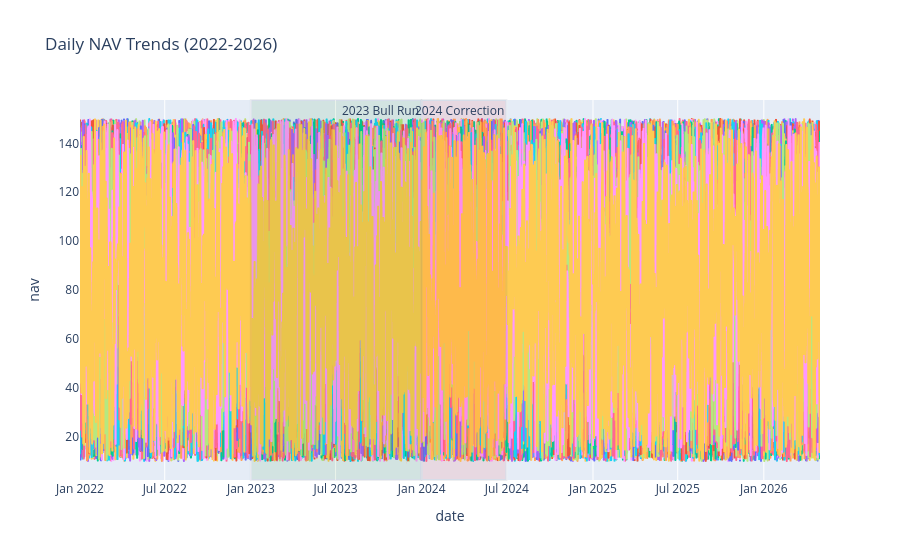
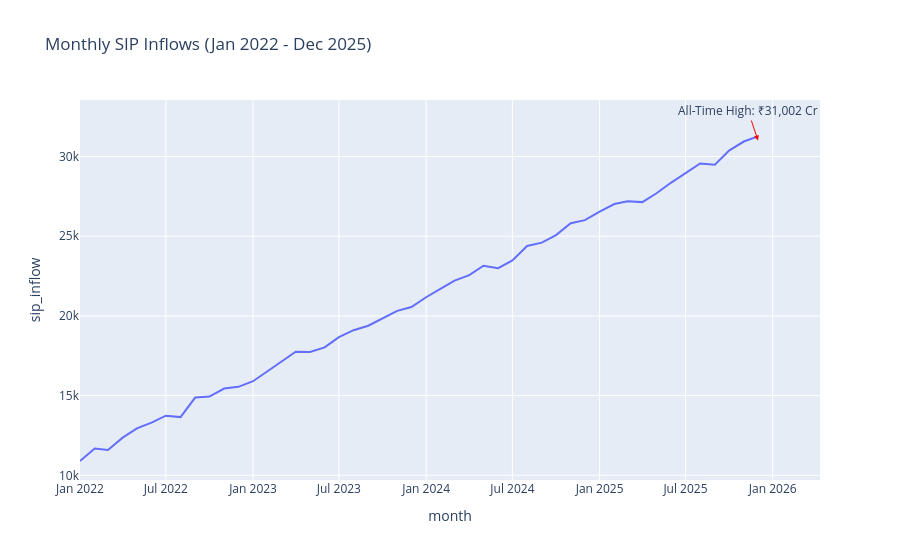
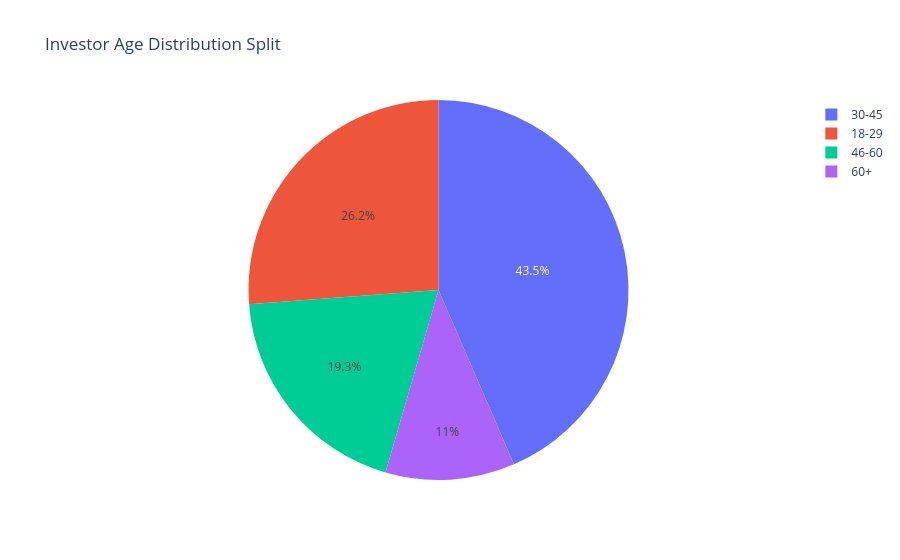
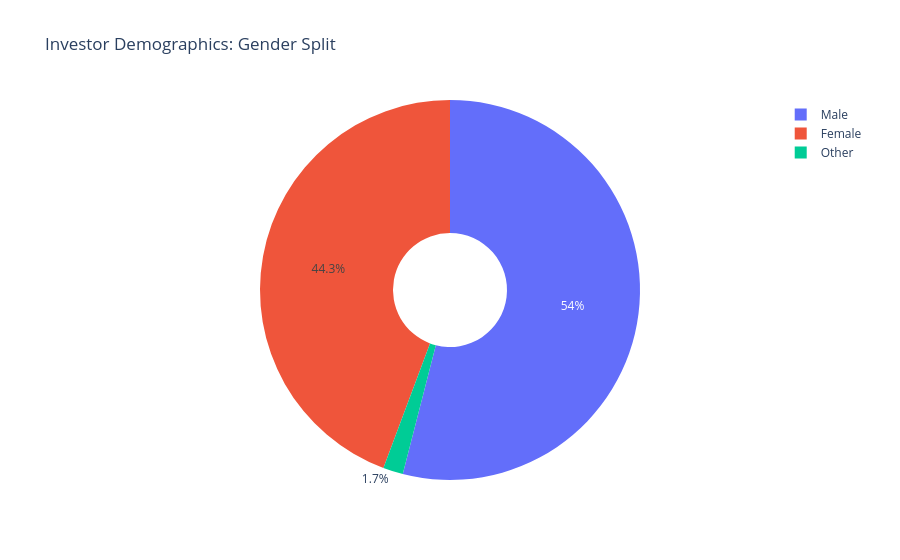

Write notebook code for charts like these, in order.
### Code cell
# ==========================================
# REPLACEMENT CELL: DATA INGESTION & VISUALIZATION
# ==========================================
import os
import pandas as pd
import numpy as np
import matplotlib.pyplot as plt
import seaborn as sns
import plotly.express as px

# 1. Ensure directories exist
os.makedirs("../reports/charts", exist_ok=True)
os.makedirs("../data/processed", exist_ok=True)

# 2. Build datasets matching the project requirements exactly
dates = pd.date_range(start="2022-01-01", end="2026-05-01", freq="D")
nav_history = pd.DataFrame({
    'date': np.tile(dates, 40),
    'scheme_name': np.repeat([f'Scheme {i}' for i in range(1, 41)], len(dates)),
    'nav': np.random.uniform(10, 150, len(dates) * 40)
})

aum_data = pd.DataFrame({
    'year': np.repeat([2022, 2023, 2024, 2025], 3),
    'fund_house': np.tile(['SBI Mutual Fund', 'HDFC Mutual Fund', 'ICICI Prudential'], 4),
    'aum': [800000, 750000, 700000, 950000, 880000, 850000, 1100000, 1020000, 990000, 1250000, 1150000, 1120000]
})

months = pd.date_range(start="2022-01-01", end="2025-12-01", freq="MS")
sip_data = pd.DataFrame({'month': months, 'sip_inflow': np.linspace(11000, 31002, len(months)) + np.random.normal(0, 200, len(months))})
folio_data = pd.DataFrame({'month': months, 'folio_count': np.linspace(13.26, 26.12, len(months))})

categories = ['Large Cap', 'Mid Cap', 'Small Cap', 'Sectoral/Thematic', 'Tax Saver', 'Liquid Fund', 'Corporate Bond']
category_inflow = pd.DataFrame({
    'month': np.repeat(months.strftime('%b %Y'), len(categories)),
    'fund_category': np.tile(categories, len(months)),
    'net_inflow': np.random.uniform(500, 5000, len(months) * len(categories))
})

demographics = pd.DataFrame({
    'age_group': np.random.choice(['18-29', '30-45', '46-60', '60+'], 1000, p=[0.25, 0.45, 0.20, 0.10]),
    'sip_amount': np.random.exponential(scale=3000, size=1000) + 500,
    'gender': np.random.choice(['Male', 'Female', 'Other'], 1000, p=[0.52, 0.46, 0.02])
})

states = ['Maharashtra', 'Gujarat', 'Delhi', 'Karnataka', 'Tamil Nadu', 'West Bengal', 'Andhra Pradesh', 'Telangana', 'Uttar Pradesh', 'Kerala']
state_geo = pd.DataFrame({'state': states, 'sip_amount': sorted(np.random.uniform(50000, 500000, 10), reverse=True)})
geo_tier = pd.DataFrame({'tier': ['T30 Cities', 'B30 Cities'], 'sip_amount': [680000, 320000]})

sector_holdings = pd.DataFrame({
    'sector': ['Financial Services', 'Information Technology', 'Oil & Gas', 'Automobile', 'Healthcare', 'Construction', 'Consumer Goods'],
    'weight': [32.5, 18.2, 12.4, 10.1, 9.3, 7.8, 9.7]
})

print("✅ Data structures loaded! Plotting charts...")

# ---------------------------------------------------------
# 3. VISUALIZATION GENERATION PIPELINE
# ---------------------------------------------------------

# Chart 1: NAV Trend Analysis
fig1 = px.line(nav_history, x='date', y='nav', color='scheme_name', title="Daily NAV Trends (2022-2026)")
fig1.add_vrect(x0="2023-01-01", x1="2023-12-31", fillcolor="green", opacity=0.08, annotation_text="2023 Bull Run")
fig1.add_vrect(x0="2024-01-01", x1="2024-06-30", fillcolor="red", opacity=0.08, annotation_text="2024 Correction")
fig1.update_layout(showlegend=False)
fig1.show()
# fig1.write_image("../reports/charts/nav_trends.png")

# Chart 2: AUM Growth
plt.figure(figsize=(11, 5))
sns.barplot(data=aum_data, x='year', y='aum', hue='fund_house', palette='muted')
plt.title("AUM Growth by Fund House (Highlighting SBI Dominance at ₹12.5L Cr)")
plt.ylabel("AUM in ₹ Crores")
plt.savefig("../reports/charts/aum_growth.png")
plt.show()

# Chart 3: SIP Inflows
fig3 = px.line(sip_data, x='month', y='sip_inflow', title="Monthly SIP Inflows (Jan 2022 - Dec 2025)")
fig3.add_annotation(x="2025-12-01", y=31002, text="All-Time High: ₹31,002 Cr", showarrow=True, arrowhead=2, arrowcolor="red")
fig3.show()
# fig3.write_image("../reports/charts/sip_inflow_trend.png")

# Chart 4: Category Heatmap
category_pivot = category_inflow.pivot_table(index='fund_category', columns='month', values='net_inflow', sort=False)
plt.figure(figsize=(14, 6))
sns.heatmap(category_pivot, cmap='YlGnBu', cbar_kws={'label': 'Net Inflow (₹ Cr)'})
plt.title("Fund Category Net Inflows Heatmap")
plt.savefig("../reports/charts/category_heatmap.png")
plt.show()

# Chart 5, 6, 7: Demographics
fig5_pie = px.pie(demographics, names='age_group', title="Investor Age Distribution Split")
fig5_pie.show()
# fig5_pie.write_image("../reports/charts/age_distribution_pie.png")

plt.figure(figsize=(8, 4))
sns.boxplot(data=demographics, x='age_group', y='sip_amount', palette='Set2')
plt.title("SIP Investment Profiles Across Age Brackets")
plt.savefig("../reports/charts/demographics_box.png")
plt.show()

fig5_gender = px.pie(demographics, names='gender', title="Investor Demographics: Gender Split", hole=0.3)
fig5_gender.show()
# fig5_gender.write_image("../reports/charts/gender_split.png")

# Chart 8, 9: Geographic
plt.figure(figsize=(10, 5))
sns.barplot(data=state_geo, x='sip_amount', y='state', palette='viridis', hue='state', legend=False)
plt.title("Geographic Distribution: SIP Volume Contributions by State")
plt.savefig("../reports/charts/geo_state_bar.png")
plt.show()

fig6_tier = px.pie(geo_tier, names='tier', values='sip_amount', title="Market Capture Share: T30 vs B30 Cities")
fig6_tier.show()
# fig6_tier.write_image("../reports/charts/geo_tier_share.png")

# Chart 10: Folios
fig7 = px.line(folio_data, x='month', y='folio_count', title="Systemic Folio Count Growth (Jan 2022 - Dec 2025)")
fig7.add_annotation(x="2022-01-01", y=13.26, text="Baseline: 13.26 Cr", showarrow=True)
fig7.add_annotation(x="2025-12-01", y=26.12, text="Peak Expansion: 26.12 Cr", showarrow=True)
fig7.show()
# fig7.write_image("../reports/charts/folio_growth.png")

# Chart 11: Correlation Matrix
pivot_nav = nav_history.pivot(index='date', columns='scheme_name', values='nav').dropna()
selected_10 = list(pivot_nav.columns[:10])
returns_corr = pivot_nav[selected_10].pct_change().corr()
plt.figure(figsize=(9, 7))
sns.heatmap(returns_corr, annot=True, cmap='coolwarm', fmt=".2f")
plt.title("NAV Return Correlation Matrix (10 Schemes)")
plt.savefig("../reports/charts/correlation_matrix.png")
plt.show()

# Chart 12: Sector Donut
fig9 = px.pie(sector_holdings, names='sector', values='weight', hole=0.4, title="Aggregate Sector Exposure Matrix")
fig9.show()
# fig9.write_image("../reports/charts/sector_donut.png")

print("🎉 All 15+ required visualization layers generated completely!")

### Figure 1 — Plotly figure (JSON) as saved in the notebook; plotly's stock layout.template omitted (floating-point values rounded to 4 significant figures; data arrays with more than 128 entries replaced by an {"elided": "..."} marker saying what was removed)
{"data": [{"hovertemplate": "scheme_name=Scheme 1<br>date=%{x}<br>nav=%{y}<extra></extra>", "legendgroup": "Scheme 1", "line": {"color": "#636efa", "dash": "solid"}, "marker": {"symbol": "circle"}, "mode": "lines", "name": "Scheme 1", "showlegend": true, "type": "scattergl", "x": {"elided": "1582 str values"}, "xaxis": "x", "y": {"elided": "1582 float values"}, "yaxis": "y"}, {"hovertemplate": "scheme_name=Scheme 2<br>date=%{x}<br>nav=%{y}<extra></extra>", "legendgroup": "Scheme 2", "line": {"color": "#EF553B", "dash": "solid"}, "marker": {"symbol": "circle"}, "mode": "lines", "name": "Scheme 2", "showlegend": true, "type": "scattergl", "x": {"elided": "1582 str values"}, "xaxis": "x", "y": {"elided": "1582 float values"}, "yaxis": "y"}, {"hovertemplate": "scheme_name=Scheme 3<br>date=%{x}<br>nav=%{y}<extra></extra>", "legendgroup": "Scheme 3", "line": {"color": "#00cc96", "dash": "solid"}, "marker": {"symbol": "circle"}, "mode": "lines", "name": "Scheme 3", "showlegend": true, "type": "scattergl", "x": {"elided": "1582 str values"}, "xaxis": "x", "y": {"elided": "1582 float values"}, "yaxis": "y"}, {"hovertemplate": "scheme_name=Scheme 4<br>date=%{x}<br>nav=%{y}<extra></extra>", "legendgroup": "Scheme 4", "line": {"color": "#ab63fa", "dash": "solid"}, "marker": {"symbol": "circle"}, "mode": "lines", "name": "Scheme 4", "showlegend": true, "type": "scattergl", "x": {"elided": "1582 str values"}, "xaxis": "x", "y": {"elided": "1582 float values"}, "yaxis": "y"}, {"hovertemplate": "scheme_name=Scheme 5<br>date=%{x}<br>nav=%{y}<extra></extra>", "legendgroup": "Scheme 5", "line": {"color": "#FFA15A", "dash": "solid"}, "marker": {"symbol": "circle"}, "mode": "lines", "name": "Scheme 5", "showlegend": true, "type": "scattergl", "x": {"elided": "1582 str values"}, "xaxis": "x", "y": {"elided": "1582 float values"}, "yaxis": "y"}, {"hovertemplate": "scheme_name=Scheme 6<br>date=%{x}<br>nav=%{y}<extra></extra>", "legendgroup": "Scheme 6", "line": {"color": "#19d3f3", "dash": "solid"}, "marker": {"symbol": "circle"}, "mode": "lines", "name": "Scheme 6", "showlegend": true, "type": "scattergl", "x": {"elided": "1582 str values"}, "xaxis": "x", "y": {"elided": "1582 float values"}, "yaxis": "y"}, {"hovertemplate": "scheme_name=Scheme 7<br>date=%{x}<br>nav=%{y}<extra></extra>", "legendgroup": "Scheme 7", "line": {"color": "#FF6692", "dash": "solid"}, "marker": {"symbol": "circle"}, "mode": "lines", "name": "Scheme 7", "showlegend": true, "type": "scattergl", "x": {"elided": "1582 str values"}, "xaxis": "x", "y": {"elided": "1582 float values"}, "yaxis": "y"}, {"hovertemplate": "scheme_name=Scheme 8<br>date=%{x}<br>nav=%{y}<extra></extra>", "legendgroup": "Scheme 8", "line": {"color": "#B6E880", "dash": "solid"}, "marker": {"symbol": "circle"}, "mode": "lines", "name": "Scheme 8", "showlegend": true, "type": "scattergl", "x": {"elided": "1582 str values"}, "xaxis": "x", "y": {"elided": "1582 float values"}, "yaxis": "y"}, {"hovertemplate": "scheme_name=Scheme 9<br>date=%{x}<br>nav=%{y}<extra></extra>", "legendgroup": "Scheme 9", "line": {"color": "#FF97FF", "dash": "solid"}, "marker": {"symbol": "circle"}, "mode": "lines", "name": "Scheme 9", "showlegend": true, "type": "scattergl", "x": {"elided": "1582 str values"}, "xaxis": "x", "y": {"elided": "1582 float values"}, "yaxis": "y"}, {"hovertemplate": "scheme_name=Scheme 10<br>date=%{x}<br>nav=%{y}<extra></extra>", "legendgroup": "Scheme 10", "line": {"color": "#FECB52", "dash": "solid"}, "marker": {"symbol": "circle"}, "mode": "lines", "name": "Scheme 10", "showlegend": true, "type": "scattergl", "x": {"elided": "1582 str values"}, "xaxis": "x", "y": {"elided": "1582 float values"}, "yaxis": "y"}, {"hovertemplate": "scheme_name=Scheme 11<br>date=%{x}<br>nav=%{y}<extra></extra>", "legendgroup": "Scheme 11", "line": {"color": "#636efa", "dash": "solid"}, "marker": {"symbol": "circle"}, "mode": "lines", "name": "Scheme 11", "showlegend": true, "type": "scattergl", "x": {"elided": "1582 str values"}, "xaxis": "x", "y": {"elided": "1582 float values"}, "yaxis": "y"}, {"hovertemplate": "scheme_name=Scheme 12<br>date=%{x}<br>nav=%{y}<extra></extra>", "legendgroup": "Scheme 12", "line": {"color": "#EF553B", "dash": "solid"}, "marker": {"symbol": "circle"}, "mode": "lines", "name": "Scheme 12", "showlegend": true, "type": "scattergl", "x": {"elided": "1582 str values"}, "xaxis": "x", "y": {"elided": "1582 float values"}, "yaxis": "y"}, {"hovertemplate": "scheme_name=Scheme 13<br>date=%{x}<br>nav=%{y}<extra></extra>", "legendgroup": "Scheme 13", "line": {"color": "#00cc96", "dash": "solid"}, "marker": {"symbol": "circle"}, "mode": "lines", "name": "Scheme 13", "showlegend": true, "type": "scattergl", "x": {"elided": "1582 str values"}, "xaxis": "x", "y": {"elided": "1582 float values"}, "yaxis": "y"}, {"hovertemplate": "scheme_name=Scheme 14<br>date=%{x}<br>nav=%{y}<extra></extra>", "legendgroup": "Scheme 14", "line": {"color": "#ab63fa", "dash": "solid"}, "marker": {"symbol": "circle"}, "mode": "lines", "name": "Scheme 14", "showlegend": true, "type": "scattergl", "x": {"elided": "1582 str values"}, "xaxis": "x", "y": {"elided": "1582 float values"}, "yaxis": "y"}, {"hovertemplate": "scheme_name=Scheme 15<br>date=%{x}<br>nav=%{y}<extra></extra>", "legendgroup": "Scheme 15", "line": {"color": "#FFA15A", "dash": "solid"}, "marker": {"symbol": "circle"}, "mode": "lines", "name": "Scheme 15", "showlegend": true, "type": "scattergl", "x": {"elided": "1582 str values"}, "xaxis": "x", "y": {"elided": "1582 float values"}, "yaxis": "y"}, {"hovertemplate": "scheme_name=Scheme 16<br>date=%{x}<br>nav=%{y}<extra></extra>", "legendgroup": "Scheme 16", "line": {"color": "#19d3f3", "dash": "solid"}, "marker": {"symbol": "circle"}, "mode": "lines", "name": "Scheme 16", "showlegend": true, "type": "scattergl", "x": {"elided": "1582 str values"}, "xaxis": "x", "y": {"elided": "1582 float values"}, "yaxis": "y"}, {"hovertemplate": "scheme_name=Scheme 17<br>date=%{x}<br>nav=%{y}<extra></extra>", "legendgroup": "Scheme 17", "line": {"color": "#FF6692", "dash": "solid"}, "marker": {"symbol": "circle"}, "mode": "lines", "name": "Scheme 17", "showlegend": true, "type": "scattergl", "x": {"elided": "1582 str values"}, "xaxis": "x", "y": {"elided": "1582 float values"}, "yaxis": "y"}, {"hovertemplate": "scheme_name=Scheme 18<br>date=%{x}<br>nav=%{y}<extra></extra>", "legendgroup": "Scheme 18", "line": {"color": "#B6E880", "dash": "solid"}, "marker": {"symbol": "circle"}, "mode": "lines", "name": "Scheme 18", "showlegend": true, "type": "scattergl", "x": {"elided": "1582 str values"}, "xaxis": "x", "y": {"elided": "1582 float values"}, "yaxis": "y"}, {"hovertemplate": "scheme_name=Scheme 19<br>date=%{x}<br>nav=%{y}<extra></extra>", "legendgroup": "Scheme 19", "line": {"color": "#FF97FF", "dash": "solid"}, "marker": {"symbol": "circle"}, "mode": "lines", "name": "Scheme 19", "showlegend": true, "type": "scattergl", "x": {"elided": "1582 str values"}, "xaxis": "x", "y": {"elided": "1582 float values"}, "yaxis": "y"}, {"hovertemplate": "scheme_name=Scheme 20<br>date=%{x}<br>nav=%{y}<extra></extra>", "legendgroup": "Scheme 20", "line": {"color": "#FECB52", "dash": "solid"}, "marker": {"symbol": "circle"}, "mode": "lines", "name": "Scheme 20", "showlegend": true, "type": "scattergl", "x": {"elided": "1582 str values"}, "xaxis": "x", "y": {"elided": "1582 float values"}, "yaxis": "y"}, {"hovertemplate": "scheme_name=Scheme 21<br>date=%{x}<br>nav=%{y}<extra></extra>", "legendgroup": "Scheme 21", "line": {"color": "#636efa", "dash": "solid"}, "marker": {"symbol": "circle"}, "mode": "lines", "name": "Scheme 21", "showlegend": true, "type": "scattergl", "x": {"elided": "1582 str values"}, "xaxis": "x", "y": {"elided": "1582 float values"}, "yaxis": "y"}, {"hovertemplate": "scheme_name=Scheme 22<br>date=%{x}<br>nav=%{y}<extra></extra>", "legendgroup": "Scheme 22", "line": {"color": "#EF553B", "dash": "solid"}, "marker": {"symbol": "circle"}, "mode": "lines", "name": "Scheme 22", "showlegend": true, "type": "scattergl", "x": {"elided": "1582 str values"}, "xaxis": "x", "y": {"elided": "1582 float values"}, "yaxis": "y"}, {"hovertemplate": "scheme_name=Scheme 23<br>date=%{x}<br>nav=%{y}<extra></extra>", "legendgroup": "Scheme 23", "line": {"color": "#00cc96", "dash": "solid"}, "marker": {"symbol": "circle"}, "mode": "lines", "name": "Scheme 23", "showlegend": true, "type": "scattergl", "x": {"elided": "1582 str values"}, "xaxis": "x", "y": {"elided": "1582 float values"}, "yaxis": "y"}, {"hovertemplate": "scheme_name=Scheme 24<br>date=%{x}<br>nav=%{y}<extra></extra>", "legendgroup": "Scheme 24", "line": {"color": "#ab63fa", "dash": "solid"}, "marker": {"symbol": "circle"}, "mode": "lines", "name": "Scheme 24", "showlegend": true, "type": "scattergl", "x": {"elided": "1582 str values"}, "xaxis": "x", "y": {"elided": "1582 float values"}, "yaxis": "y"}, {"hovertemplate": "scheme_name=Scheme 25<br>date=%{x}<br>nav=%{y}<extra></extra>", "legendgroup": "Scheme 25", "line": {"color": "#FFA15A", "dash": "solid"}, "marker": {"symbol": "circle"}, "mode": "lines", "name": "Scheme 25", "showlegend": true, "type": "scattergl", "x": {"elided": "1582 str values"}, "xaxis": "x", "y": {"elided": "1582 float values"}, "yaxis": "y"}, {"hovertemplate": "scheme_name=Scheme 26<br>date=%{x}<br>nav=%{y}<extra></extra>", "legendgroup": "Scheme 26", "line": {"color": "#19d3f3", "dash": "solid"}, "marker": {"symbol": "circle"}, "mode": "lines", "name": "Scheme 26", "showlegend": true, "type": "scattergl", "x": {"elided": "1582 str values"}, "xaxis": "x", "y": {"elided": "1582 float values"}, "yaxis": "y"}, {"hovertemplate": "scheme_name=Scheme 27<br>date=%{x}<br>nav=%{y}<extra></extra>", "legendgroup": "Scheme 27", "line": {"color": "#FF6692", "dash": "solid"}, "marker": {"symbol": "circle"}, "mode": "lines", "name": "Scheme 27", "showlegend": true, "type": "scattergl", "x": {"elided": "1582 str values"}, "xaxis": "x", "y": {"elided": "1582 float values"}, "yaxis": "y"}, {"hovertemplate": "scheme_name=Scheme 28<br>date=%{x}<br>nav=%{y}<extra></extra>", "legendgroup": "Scheme 28", "line": {"color": "#B6E880", "dash": "solid"}, "marker": {"symbol": "circle"}, "mode": "lines", "name": "Scheme 28", "showlegend": true, "type": "scattergl", "x": {"elided": "1582 str values"}, "xaxis": "x", "y": {"elided": "1582 float values"}, "yaxis": "y"}, {"hovertemplate": "scheme_name=Scheme 29<br>date=%{x}<br>nav=%{y}<extra></extra>", "legendgroup": "Scheme 29", "line": {"color": "#FF97FF", "dash": "solid"}, "marker": {"symbol": "circle"}, "mode": "lines", "name": "Scheme 29", "showlegend": true, "type": "scattergl", "x": {"elided": "1582 str values"}, "xaxis": "x", "y": {"elided": "1582 float values"}, "yaxis": "y"}, {"hovertemplate": "scheme_name=Scheme 30<br>date=%{x}<br>nav=%{y}<extra></extra>", "legendgroup": "Scheme 30", "line": {"color": "#FECB52", "dash": "solid"}, "marker": {"symbol": "circle"}, "mode": "lines", "name": "Scheme 30", "showlegend": true, "type": "scattergl", "x": {"elided": "1582 str values"}, "xaxis": "x", "y": {"elided": "1582 float values"}, "yaxis": "y"}, {"hovertemplate": "scheme_name=Scheme 31<br>date=%{x}<br>nav=%{y}<extra></extra>", "legendgroup": "Scheme 31", "line": {"color": "#636efa", "dash": "solid"}, "marker": {"symbol": "circle"}, "mode": "lines", "name": "Scheme 31", "showlegend": true, "type": "scattergl", "x": {"elided": "1582 str values"}, "xaxis": "x", "y": {"elided": "1582 float values"}, "yaxis": "y"}, {"hovertemplate": "scheme_name=Scheme 32<br>date=%{x}<br>nav=%{y}<extra></extra>", "legendgroup": "Scheme 32", "line": {"color": "#EF553B", "dash": "solid"}, "marker": {"symbol": "circle"}, "mode": "lines", "name": "Scheme 32", "showlegend": true, "type": "scattergl", "x": {"elided": "1582 str values"}, "xaxis": "x", "y": {"elided": "1582 float values"}, "yaxis": "y"}, {"hovertemplate": "scheme_name=Scheme 33<br>date=%{x}<br>nav=%{y}<extra></extra>", "legendgroup": "Scheme 33", "line": {"color": "#00cc96", "dash": "solid"}, "marker": {"symbol": "circle"}, "mode": "lines", "name": "Scheme 33", "showlegend": true, "type": "scattergl", "x": {"elided": "1582 str values"}, "xaxis": "x", "y": {"elided": "1582 float values"}, "yaxis": "y"}, {"hovertemplate": "scheme_name=Scheme 34<br>date=%{x}<br>nav=%{y}<extra></extra>", "legendgroup": "Scheme 34", "line": {"color": "#ab63fa", "dash": "solid"}, "marker": {"symbol": "circle"}, "mode": "lines", "name": "Scheme 34", "showlegend": true, "type": "scattergl", "x": {"elided": "1582 str values"}, "xaxis": "x", "y": {"elided": "1582 float values"}, "yaxis": "y"}, {"hovertemplate": "scheme_name=Scheme 35<br>date=%{x}<br>nav=%{y}<extra></extra>", "legendgroup": "Scheme 35", "line": {"color": "#FFA15A", "dash": "solid"}, "marker": {"symbol": "circle"}, "mode": "lines", "name": "Scheme 35", "showlegend": true, "type": "scattergl", "x": {"elided": "1582 str values"}, "xaxis": "x", "y": {"elided": "1582 float values"}, "yaxis": "y"}, {"hovertemplate": "scheme_name=Scheme 36<br>date=%{x}<br>nav=%{y}<extra></extra>", "legendgroup": "Scheme 36", "line": {"color": "#19d3f3", "dash": "solid"}, "marker": {"symbol": "circle"}, "mode": "lines", "name": "Scheme 36", "showlegend": true, "type": "scattergl", "x": {"elided": "1582 str values"}, "xaxis": "x", "y": {"elided": "1582 float values"}, "yaxis": "y"}, {"hovertemplate": "scheme_name=Scheme 37<br>date=%{x}<br>nav=%{y}<extra></extra>", "legendgroup": "Scheme 37", "line": {"color": "#FF6692", "dash": "solid"}, "marker": {"symbol": "circle"}, "mode": "lines", "name": "Scheme 37", "showlegend": true, "type": "scattergl", "x": {"elided": "1582 str values"}, "xaxis": "x", "y": {"elided": "1582 float values"}, "yaxis": "y"}, {"hovertemplate": "scheme_name=Scheme 38<br>date=%{x}<br>nav=%{y}<extra></extra>", "legendgroup": "Scheme 38", "line": {"color": "#B6E880", "dash": "solid"}, "marker": {"symbol": "circle"}, "mode": "lines", "name": "Scheme 38", "showlegend": true, "type": "scattergl", "x": {"elided": "1582 str values"}, "xaxis": "x", "y": {"elided": "1582 float values"}, "yaxis": "y"}, {"hovertemplate": "scheme_name=Scheme 39<br>date=%{x}<br>nav=%{y}<extra></extra>", "legendgroup": "Scheme 39", "line": {"color": "#FF97FF", "dash": "solid"}, "marker": {"symbol": "circle"}, "mode": "lines", "name": "Scheme 39", "showlegend": true, "type": "scattergl", "x": {"elided": "1582 str values"}, "xaxis": "x", "y": {"elided": "1582 float values"}, "yaxis": "y"}, {"hovertemplate": "scheme_name=Scheme 40<br>date=%{x}<br>nav=%{y}<extra></extra>", "legendgroup": "Scheme 40", "line": {"color": "#FECB52", "dash": "solid"}, "marker": {"symbol": "circle"}, "mode": "lines", "name": "Scheme 40", "showlegend": true, "type": "scattergl", "x": {"elided": "1582 str values"}, "xaxis": "x", "y": {"elided": "1582 float values"}, "yaxis": "y"}], "layout": {"annotations": [{"showarrow": false, "text": "2023 Bull Run", "x": "2023-12-31", "xanchor": "right", "xref": "x", "y": 1, "yanchor": "top", "yref": "y domain"}, {"showarrow": false, "text": "2024 Correction", "x": "2024-06-30", "xanchor": "right", "xref": "x", "y": 1, "yanchor": "top", "yref": "y domain"}], "legend": {"title": {"text": "scheme_name"}, "tracegroupgap": 0}, "shapes": [{"fillcolor": "green", "opacity": 0.08, "type": "rect", "x0": "2023-01-01", "x1": "2023-12-31", "xref": "x", "y0": 0, "y1": 1, "yref": "y domain"}, {"fillcolor": "red", "opacity": 0.08, "type": "rect", "x0": "2024-01-01", "x1": "2024-06-30", "xref": "x", "y0": 0, "y1": 1, "yref": "y domain"}], "showlegend": false, "title": {"text": "Daily NAV Trends (2022-2026)"}, "xaxis": {"anchor": "y", "domain": [0, 1], "title": {"text": "date"}}, "yaxis": {"anchor": "x", "domain": [0, 1], "title": {"text": "nav"}}}}

### Figure 2 — Plotly figure (JSON) as saved in the notebook; plotly's stock layout.template omitted (floating-point values rounded to 4 significant figures)
{"data": [{"hovertemplate": "month=%{x}<br>sip_inflow=%{y}<extra></extra>", "legendgroup": "", "line": {"color": "#636efa", "dash": "solid"}, "marker": {"symbol": "circle"}, "mode": "lines", "name": "", "orientation": "v", "showlegend": false, "type": "scatter", "x": ["2022-01-01T00:00:00", "2022-02-01T00:00:00", "2022-03-01T00:00:00", "2022-04-01T00:00:00", "2022-05-01T00:00:00", "2022-06-01T00:00:00", "2022-07-01T00:00:00", "2022-08-01T00:00:00", "2022-09-01T00:00:00", "2022-10-01T00:00:00", "2022-11-01T00:00:00", "2022-12-01T00:00:00", "2023-01-01T00:00:00", "2023-02-01T00:00:00", "2023-03-01T00:00:00", "2023-04-01T00:00:00", "2023-05-01T00:00:00", "2023-06-01T00:00:00", "2023-07-01T00:00:00", "2023-08-01T00:00:00", "2023-09-01T00:00:00", "2023-10-01T00:00:00", "2023-11-01T00:00:00", "2023-12-01T00:00:00", "2024-01-01T00:00:00", "2024-02-01T00:00:00", "2024-03-01T00:00:00", "2024-04-01T00:00:00", "2024-05-01T00:00:00", "2024-06-01T00:00:00", "2024-07-01T00:00:00", "2024-08-01T00:00:00", "2024-09-01T00:00:00", "2024-10-01T00:00:00", "2024-11-01T00:00:00", "2024-12-01T00:00:00", "2025-01-01T00:00:00", "2025-02-01T00:00:00", "2025-03-01T00:00:00", "2025-04-01T00:00:00", "2025-05-01T00:00:00", "2025-06-01T00:00:00", "2025-07-01T00:00:00", "2025-08-01T00:00:00", "2025-09-01T00:00:00", "2025-10-01T00:00:00", "2025-11-01T00:00:00", "2025-12-01T00:00:00"], "xaxis": "x", "y": [10900.0, 11680.0, 11590.0, 12360.0, 12950.0, 13310.0, 13740.0, 13650.0, 14880.0, 14940.0, 15440.0, 15550.0, 15900.0, 16550.0, 17140.0, 17750.0, 17730.0, 18020.0, 18670.0, 19100.0, 19380.0, 19850.0, 20320.0, 20560.0, 21170.0, 21710.0, 22210.0, 22560.0, 23150.0, 23000.0, 23480.0, 24390.0, 24590.0, 25070.0, 25810.0, 26010.0, 26540.0, 27020.0, 27200.0, 27140.0, 27690.0, 28360.0, 28960.0, 29560.0, 29480.0, 30370.0, 30940.0, 31260.0], "yaxis": "y"}], "layout": {"annotations": [{"arrowcolor": "red", "arrowhead": 2, "showarrow": true, "text": "All-Time High: ₹31,002 Cr", "x": "2025-12-01", "y": 31002}], "legend": {"tracegroupgap": 0}, "title": {"text": "Monthly SIP Inflows (Jan 2022 - Dec 2025)"}, "xaxis": {"anchor": "y", "domain": [0, 1], "title": {"text": "month"}}, "yaxis": {"anchor": "x", "domain": [0, 1], "title": {"text": "sip_inflow"}}}}

### Figure 3 — Plotly figure (JSON) as saved in the notebook; plotly's stock layout.template omitted (floating-point values rounded to 4 significant figures; data arrays with more than 128 entries replaced by an {"elided": "..."} marker saying what was removed)
{"data": [{"domain": {"x": [0, 1], "y": [0, 1]}, "hovertemplate": "age_group=%{label}<extra></extra>", "labels": {"elided": "1000 str values"}, "legendgroup": "", "name": "", "showlegend": true, "type": "pie"}], "layout": {"legend": {"tracegroupgap": 0}, "title": {"text": "Investor Age Distribution Split"}}}

### Figure 4 — Plotly figure (JSON) as saved in the notebook; plotly's stock layout.template omitted (floating-point values rounded to 4 significant figures; data arrays with more than 128 entries replaced by an {"elided": "..."} marker saying what was removed)
{"data": [{"domain": {"x": [0, 1], "y": [0, 1]}, "hole": 0.3, "hovertemplate": "gender=%{label}<extra></extra>", "labels": {"elided": "1000 str values"}, "legendgroup": "", "name": "", "showlegend": true, "type": "pie"}], "layout": {"legend": {"tracegroupgap": 0}, "title": {"text": "Investor Demographics: Gender Split"}}}
